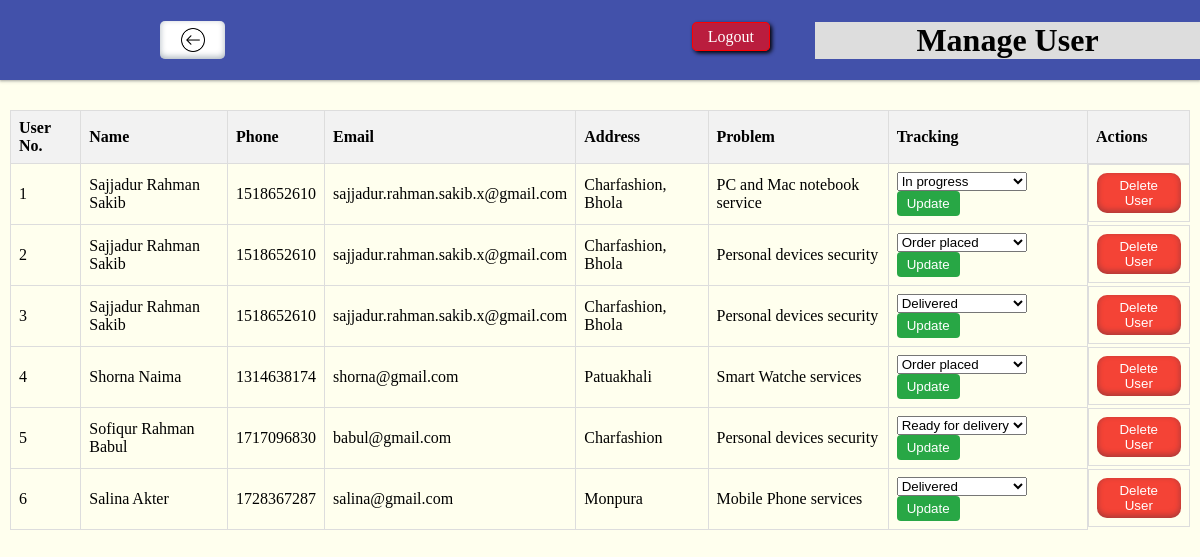
The app's page /admin/manageuser.php (signed in) with its own data.
### tables this page shows
CREATE TABLE `reservation` (
  `id` int(100) NOT NULL,
  `name` varchar(32) NOT NULL,
  `address` varchar(50) NOT NULL,
  `phone` int(14) NOT NULL,
  `email` varchar(38) NOT NULL,
  `problem` varchar(100) NOT NULL,
  `description` varchar(500) NOT NULL,
  `submission_time` timestamp NOT NULL DEFAULT current_timestamp(),
  `tracking` varchar(20) DEFAULT NULL
);

### admin/manageuser.php (the view, shortened to what this page needs)
<!DOCTYPE html>
<html lang="en">
<head>
    <link rel="stylesheet" href="approval.css">
</head>
<body>
    <div class="contaner">
        <div class="navbar item">
            <div class="blank">
                <a href="./admin.php" class="btnhome"></a>
            </div>
            <h1>Manage User</h1>
            <div class="logout">
                <a href="">Logout</a>
            </div>
        </div>
        <div class="content item">
            <table>
                <thead>
                    <tr>
                        <th>User No.</th>
                        <th>Name</th>
                        <th>Phone</th>
                        <th>Email</th>
                        <th>Address</th>
                        <th>Problem</th>
                        <th>Tracking</th>
                        <th>Actions</th>
                    </tr>
                </thead>
                <tbody>
                    <?php
                    include 'config.php';
                    $sql = "SELECT * FROM reservation";
                    $result = mysqli_query($conn,$sql);
                    $no=1;
                    while($row=mysqli_fetch_assoc($result))
                    {
                        echo '<tr>
                        <td>'.$no.'</td>
                        <td>'.$row['name'].'</td>
                        <td>'.$row['phone'].'</td>
                        <td>'.$row['email'].'</td>
                        <td>'.$row['address'].'</td>
                        <td>'.$row['problem'].'</td>
                        <td>
                            <form method="post" action="" style="display:inline;">
                                <input type="hidden" name="trackingId" value="'.$row['id'].'">
                                <select name="trackingValue" style="width:130px;">
                                    <option value="Order placed"'.($row['tracking']==='Order placed'?' selected':'').'>Order placed</option>
                                    <option value="In progress"'.($row['tracking']==='In progress'?' selected':'').'>In progress</option>
                                    <option value="Serviceing"'.($row['tracking']==='Serviceing'?' selected':'').'>Serviceing</option>
                                    <option value="Service complete"'.($row['tracking']==='Service complete'?' selected':'').'>Service complete</option>
                                    <option value="Ready for delivery"'.($row['tracking']==='Ready for delivery'?' selected':'').'>Ready for delivery</option>
                                    <option value="Delivered"'.($row['tracking']==='Delivered'?' selected':'').'>Delivered</option>
                                </select>
                                <button type="submit" name="updatetrackingbtn" style="background-color: #28a745; color: white; border: none; padding: 5px 10px; border-radius: 4px; cursor: pointer;">Update</button>
                            </form>
                        </td>
                        <td class="actions">
                                <form method="post" action="">
                                    <input type="hidden" name="selectedId" value="'.$row['id'].'">
                                    <button class="delete btn" name="deletebtn"  onclick="return confirmDelete(\''.$row['name'].'\')">Delete User</button>
                                </form>
                            </td>
                    </tr>';
                    $no++;
                    }
                ?>
                </tbody>
            </table>
        </div>
    </div>
</body>
</html>

### admin/approval.css (style rules this page uses)
* { margin: 0; padding: 0; box-sizing: border-box; }
html, body { min-height: 100%; width: 100%; margin: 0; overflow: auto; background-color: #ffffee; box-sizing: border-box; }
.navbar { width: 100%; order: 1; height: 80px; display: flex; justify-content: space-evenly; align-items: center; background-image: radial-gradient(circle farthest-corner at 10% 20%, #4251aa 42%, #4251aa 93.6%); box-shadow: rgba(60, 64, 67, 0.3) 0px 1px 2px 0px, rgba(60, 64, 67, 0.15) 0px 1px 3px 1px; }
.navbar h1 { order: 1; flex: 1; text-align: center; background-color: #ddd; }
.blank { flex: 1; height: 60px; display: flex; justify-content: center; align-items: center; }
.blank a { border: 1px solid blue; }
.logout { flex: 1; height: 25px; text-align: right; padding-right: 45px; }
.logout a { height: 20px; width: 100px; padding: 5px 15px; border: 1px solid red; background-color: rgba(255, 0, 0, 0.636); color: white; text-decoration: none; border-radius: 5px; box-shadow: 2px 2px 4px black; transition: all 0.2s ease-in-out; }
.content { width: 100%; box-sizing: border-box; order: 2; padding: 10px; display: flex; justify-content: center; align-items: center; overflow: auto; }
table { width: 100%; border-collapse: collapse; margin-top: 20px; }
th, td { border: 1px solid #ddd; padding: 8px; text-align: left; }
th { background-color: #f2f2f2; }
.actions { display: flex; align-items: center; justify-content: space-evenly; }
.approve, .delete { padding: 5px 10px; cursor: pointer; border-radius: 10px; transition: all 0.3s ease-in-out; }
.delete { background-color: #f44336; color: white; }
.navbar .blank .btnhome { height: 38px; width: 65px; border-radius: 5px; border: none; background-color: #ffffff; box-shadow: rgba(50, 50, 93, 0.25) 0px 50px 100px -20px, rgba(0, 0, 0, 0.3) 0px 30px 60px -30px, rgba(10, 37, 64, 0.35) 0px -2px 6px 0px inset; transition: background-color 0.3s, color 0.3s; background-image: url('./images/back.png'); object-fit: cover; background-size: 40%; background-position: center; background-repeat: no-repeat; }
.btn { border: none; box-shadow: rgba(50, 50, 93, 0.25) 0px 50px 100px -20px, rgba(0, 0, 0, 0.3) 0px 30px 60px -30px, rgba(10, 37, 64, 0.35) 0px -2px 6px 0px inset; }

### records on screen
reservation: name "Sajjadur Rahman Sakib", phone "1518652610", email "sajjadur.rahman.sakib.x@gmail.com", address "Charfashion, Bhola", problem "PC and Mac notebook service", trackingValue "In progress"
reservation: name "Sajjadur Rahman Sakib", phone "1518652610", email "sajjadur.rahman.sakib.x@gmail.com", address "Charfashion, Bhola", problem "Personal devices security", trackingValue "Order placed"
reservation: name "Sajjadur Rahman Sakib", phone "1518652610", email "sajjadur.rahman.sakib.x@gmail.com", address "Charfashion, Bhola", problem "Personal devices security", trackingValue "Delivered"
reservation: name "Shorna Naima", phone "1314638174", email "shorna@gmail.com", address "Patuakhali", problem "Smart Watche services", trackingValue "Order placed"
reservation: name "Sofiqur Rahman Babul", phone "1717096830", email "babul@gmail.com", address "Charfashion", problem "Personal devices security", trackingValue "Ready for delivery"
reservation: name "Salina Akter", phone "1728367287", email "salina@gmail.com", address "Monpura", problem "Mobile Phone services", trackingValue "Delivered"
